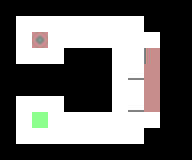

Rendered tile map (Tiled .tmx) drawn with the repository's tilesets; below, a short description and the full map source, tile grids included:
An orthogonal 12x10 tile map with 16x16 px tiles, 3 tile layers (Layer1, Layer2, Layer3).

<map version="1.0" orientation="orthogonal" renderorder="right-down" width="12" height="10" tilewidth="16" tileheight="16" nextobjectid="1">
 <tileset firstgid="1" source="Tiles.tsx" />
 <layer name="Layer1" width="12" height="10">
  <data encoding="csv">
1,1,1,1,1,1,1,1,1,1,1,1,
1,5,5,5,5,5,5,5,5,1,1,1,
1,5,5,5,5,5,5,5,5,5,1,1,
1,5,5,5,1,1,1,5,5,5,1,1,
1,1,1,1,1,1,1,5,5,5,1,1,
1,1,1,1,1,1,1,5,5,5,1,1,
1,5,5,5,1,1,1,5,5,5,1,1,
1,5,5,5,5,5,5,5,5,5,1,1,
1,5,5,5,5,5,5,5,5,1,1,1,
1,1,1,1,1,1,1,1,1,1,1,1
</data>
 </layer>
 <layer name="Layer2" width="12" height="10" opacity="0.45">
  <data encoding="csv">
0,0,0,0,0,0,0,0,0,0,0,0,
0,0,0,0,0,0,0,0,0,0,0,0,
0,0,7,0,0,0,0,0,0,0,0,0,
0,0,0,0,0,0,0,0,0,3,0,0,
0,0,0,0,0,0,0,0,0,3,0,0,
0,0,0,0,0,0,0,0,0,3,0,0,
0,0,0,0,0,0,0,0,0,3,0,0,
0,0,4,0,0,0,0,0,0,0,0,0,
0,0,0,0,0,0,0,0,0,0,0,0,
0,0,0,0,0,0,0,0,0,0,0,0
</data>
 </layer>
 <layer name="Layer3" width="12" height="10">
  <data encoding="csv">
0,0,0,0,0,0,0,0,0,0,0,0,
0,0,0,0,0,0,0,0,0,0,0,0,
0,0,0,0,0,0,0,0,0,0,0,0,
0,0,0,0,0,0,0,0,0,10,0,0,
0,0,0,0,0,0,0,0,11,0,0,0,
0,0,0,0,0,0,0,0,0,0,0,0,
0,0,0,0,0,0,0,0,11,0,0,0,
0,0,0,0,0,0,0,0,0,0,0,0,
0,0,0,0,0,0,0,0,0,0,0,0,
0,0,0,0,0,0,0,0,0,0,0,0
</data>
 </layer>
</map>
